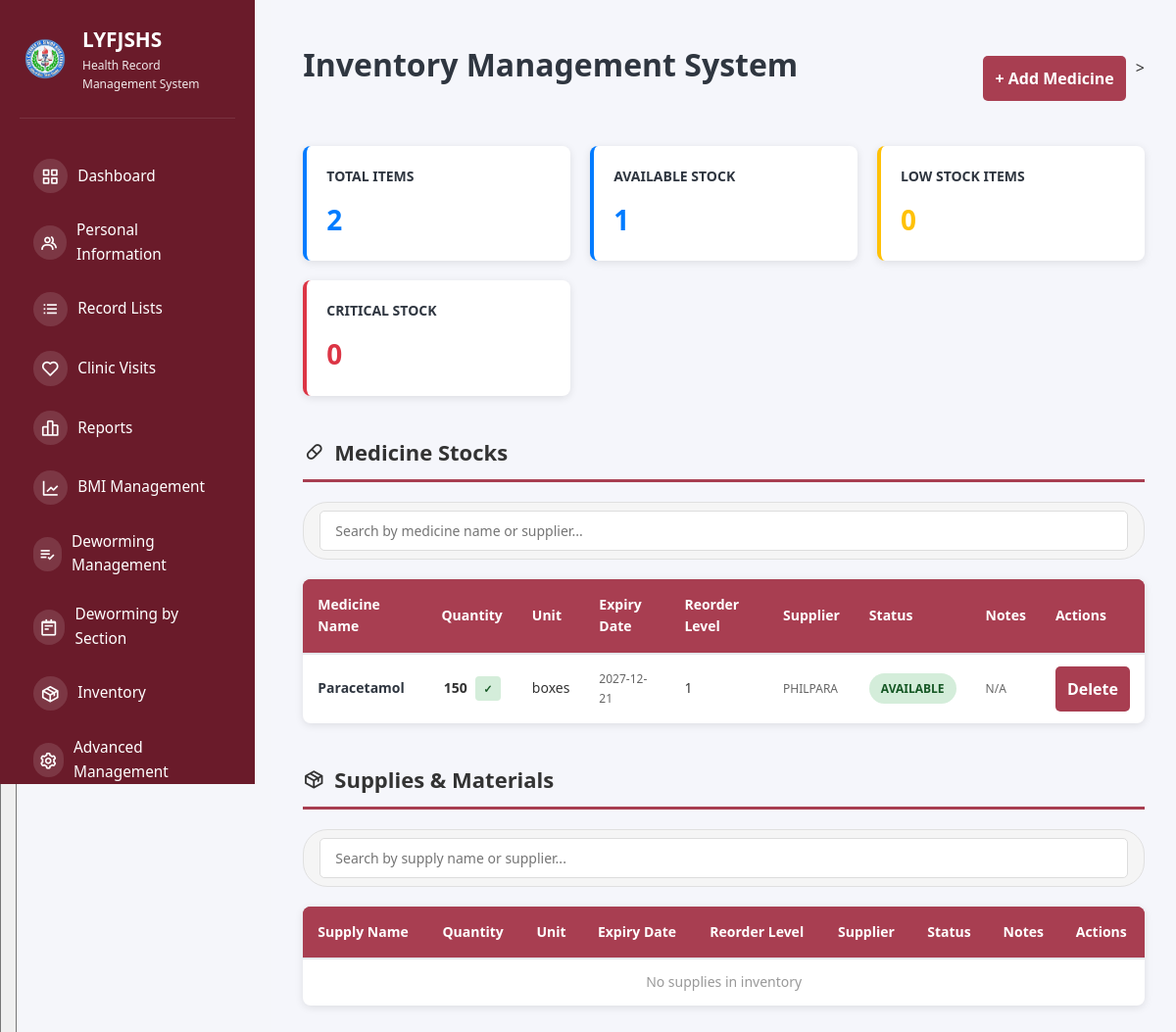
The page /inventory (signed in) on the database its author committed.
### tables this page shows
CREATE TABLE inventory (
                id INTEGER PRIMARY KEY AUTOINCREMENT,
                item_name TEXT NOT NULL,
                category TEXT,
                quantity INTEGER DEFAULT 0,
                unit TEXT,
                status TEXT DEFAULT 'available',
                expiry_date DATE,
                reorder_level INTEGER DEFAULT 5,
                supplier TEXT,
                notes TEXT,
                last_updated TIMESTAMP DEFAULT CURRENT_TIMESTAMP
            );

### src/app.py (the view)
@app.route("/inventory")
def inventory():
    if not session.get("logged_in"):
        return redirect(url_for("login"))
    db = get_db_connection()
    if not db:
        flash("Database connection error.", "danger")
        return redirect(url_for("dashboard"))
    try:
        cursor = db.cursor()
        cursor.execute("SELECT role FROM users WHERE id = ?", (session.get("user_id"),))
        user = cursor.fetchone()
        if user and safe_row_get(user, 'role') == 'class_advisor':
            db.close()
            flash("You don't have permission to access inventory.", "danger")
            return redirect(url_for("dashboard"))
        cursor.execute("SELECT * FROM inventory ORDER BY category, item_name")
        inventory_items = cursor.fetchall()
        db.close()
        response = render_template("admin/inventory.html", inventory=inventory_items)
        resp = Response(response)
        resp.headers['Cache-Control'] = 'no-store, no-cache, must-revalidate, max-age=0'
        resp.headers['Pragma'] = 'no-cache'
        resp.headers['Expires'] = '0'
        return resp
    except sqlite3.Error as e:
        flash(f"Error loading inventory: {str(e)}", "danger")
        if db:
            db.close()
        return redirect(url_for("dashboard"))

### src/app.py (called while the page is built)
@app.before_request
def check_user_status():
    if session.get("logged_in"):
        if request.endpoint in ['login', 'logout', 'register', 'pending_approval', 'static']:
            return
        if session.get("role") == "pending":
            return redirect(url_for("pending_approval"))
        db = get_db_connection()
        if db:
            try:
                cursor = db.cursor()
                cursor.execute("SELECT is_active FROM users WHERE id = ?", (session.get("user_id"),))
                user = cursor.fetchone()
                db.close()
                if not user or not safe_row_get(user, 'is_active', 1):
                    session.clear()
                    flash("Your account has been disabled. Please contact the administrator.", "danger")
                    return redirect(url_for("login"))
            except sqlite3.Error:
                db.close()

@app.context_processor
def inject_user():
    user = None
    if session.get("logged_in"):
        db = get_db_connection()
        if db:
            try:
                cursor = db.cursor()
                cursor.execute("SELECT * FROM users WHERE id = ?", (session.get("user_id"),))
                user = cursor.fetchone()
                db.close()
            except sqlite3.Error:
                pass
    return {'current_user': user, 'max': max, 'min': min, 'range': range}

def get_db_connection():
    try:
        conn = sqlite3.connect(DATABASE)
        conn.row_factory = sqlite3.Row  # This enables column access by name
        return conn
    except sqlite3.Error as e:
        print(f"Database connection error: {e}")
        return None

def safe_row_get(row, key, default=None):
    if row is None:
        return default
    try:
        return row[key]
    except (IndexError, KeyError):
        return default

### templates/admin/inventory.html (shortened to what this page needs)
{% extends "shared/base.html" %} {% block extra_css %}
<link
  rel="stylesheet"
  href="{{ url_for('static', filename='css/student_list.css') }}"
/>
{% endblock %} {% block content %}
<div class="inventory-header">
  <h1>Inventory Management System</h1>
  <div class="button-group">
    <button onclick="openAddMedicineModal()" class="btn">+ Add Medicine</button>
    >
  </div>
</div>
<div class="summary-cards">
  <div class="summary-card">
    <h3>Total Items</h3>
    <div class="count">0</div>
  </div>
  <div class="summary-card">
    <h3>Available Stock</h3>
    <div class="count">0</div>
  </div>
  <div class="summary-card warning">
    <h3>Low Stock Items</h3>
    <div class="count">0</div>
  </div>
  <div class="summary-card danger">
    <h3>Critical Stock</h3>
    <div class="count">0</div>
  </div>
</div>
<h2 class="section-title"><i class="bx bx-capsule"></i>Medicine Stocks</h2>
<div class="search-container">
  <div class="search-input-group">
    <input
      type="text"
      id="medicineSearch"
      class="search-input"
      placeholder="Search by medicine name or supplier..."
      onkeyup="filterMedicineTable()"
    />
  </div>
</div>
<table id="medicineTable" class="inventory-table">
  <thead>
    <tr>
      <th>Medicine Name</th>
      <th>Quantity</th>
      <th>Unit</th>
      <th>Expiry Date</th>
      <th>Reorder Level</th>
      <th>Supplier</th>
      <th>Status</th>
      <th>Notes</th>
      <th>Actions</th>
    </tr>
  </thead>
  <tbody>
    {% set medicines = inventory|selectattr('category', 'equalto',
    'Medicine')|list %} {% if medicines %} {% for item in medicines %}
    <tr>
      <td class="item-name">{{ item['item_name'] }}</td>
      <td class="quantity-cell">
        {{ item['quantity'] }} {% if item['quantity'] > item['reorder_level'] *
        2 %}
        <span class="quantity-badge quantity-high">✓</span>
        {% elif item['quantity'] > item['reorder_level'] %}
        <span class="quantity-badge quantity-medium">⚠</span>
        {% else %}
        <span class="quantity-badge quantity-low">⚠</span>
        {% endif %}
      </td>
      <td>{{ item['unit'] }}</td>
      <td class="expiry-date">
        {% if item['expiry_date'] %} {% if item['expiry_date'] < '2025-03-01' %}
        <span class="expiry-soon">{{ item['expiry_date'] }}</span>
        {% else %} {{ item['expiry_date'] }} {% endif %} {% else %} N/A {% endif
        %}
      </td>
      <td>{{ item['reorder_level'] }}</td>
      <td class="supplier-info">{{ item['supplier'] }}</td>
      <td>
        <span
          class="status-badge {% if item['status']=='available' %}status-available{% else %}status-unavailable{% endif %}"
        >
          {{ item['status']|upper }}
        </span>
      </td>
      <td class="notes-cell">{{ item['notes'] }}</td>
      <td class="action-cell">
        <button
          type="button"
          class="btn btn-sm btn-danger delete-btn"
          data-type="medicine"
          data-id="{{ item['id'] }}"
          data-name="{{ item['item_name'] }}"
        >
          Delete
        </button>
      </td>
    </tr>
    {% endfor %} {% else %}
    <tr>
      <td colspan="9" class="empty-state">
        <p>No medicine items in inventory</p>
      </td>
    </tr>
    {% endif %}
  </tbody>
</table>
{% set medicine_count = inventory|selectattr('category', 'equalto',
'Medicine')|list|length %}
<h2 class="section-title"><i class="bx bx-package"></i>Supplies & Materials</h2>
<div class="search-container">
  <div class="search-input-group">
    <input
      type="text"
      id="supplySearch"
      class="search-input"
      placeholder="Search by supply name or supplier..."
      onkeyup="filterSupplyTable()"
    />
  </div>
</div>
<table id="supplyTable" class="inventory-table">
  <thead>
    <tr>
      <th>Supply Name</th>
      <th>Quantity</th>
      <th>Unit</th>
      <th>Expiry Date</th>
      <th>Reorder Level</th>
      <th>Supplier</th>
      <th>Status</th>
      <th>Notes</th>
      <th>Actions</th>
    </tr>
  </thead>
  <tbody>
    {% set supplies = inventory|selectattr('category', 'equalto',
    'Supplies')|list %} {% if supplies %} {% for item in supplies %}
    <tr>
      <td class="item-name">{{ item['item_name'] }}</td>
      <td class="quantity-cell">
        {{ item['quantity'] }} {% if item['quantity'] > item['reorder_level'] *
        2 %}
        <span class="quantity-badge quantity-high">✓</span>
        {% elif item['quantity'] > item['reorder_level'] %}
        <span class="quantity-badge quantity-medium">⚠</span>
        {% else %}
        <span class="quantity-badge quantity-low">⚠</span>
        {% endif %}
      </td>
      <td>{{ item['unit'] }}</td>
      <td class="expiry-date">
        {% if item['expiry_date'] %} {% if item['expiry_date'] < '2025-03-01' %}
        <span class="expiry-soon">{{ item['expiry_date'] }}</span>
        {% else %} {{ item['expiry_date'] }} {% endif %} {% else %} N/A {% endif
        %}
      </td>
      <td>{{ item['reorder_level'] }}</td>
      <td class="supplier-info">{{ item['supplier'] }}</td>
      <td>
        <span
          class="status-badge {% if item['status']=='available' %}status-available{% else %}status-unavailable{% endif %}"
        >
          {{ item['status']|upper }}
        </span>
      </td>
      <td class="notes-cell">{{ item['notes'] }}</td>
      <td class="action-cell">
        <button
          type="button"
          class="btn btn-sm btn-danger delete-btn"
          data-type="supply"
          data-id="{{ item['id'] }}"
          data-name="{{ item['item_name'] }}"
        >
          Delete
        </button>
      </td>
    </tr>
    {% endfor %} {% else %}
    <tr>
      <td colspan="9" class="empty-state">
        <p>No supplies in inventory</p>
      </td>
    </tr>
    {% endif %}
  </tbody>
</table>
{% set supply_count = inventory|selectattr('category', 'equalto',
'Supplies')|list|length %}
{% endblock %}

### static/css/dashboard.css (style rules this page uses)
* { margin: 0; padding: 0; box-sizing: border-box; }
:root { --primary-color: #2bb0a1; --secondary-color: #8b2340; --danger-color: #dc2626; --success-color: #16a34a; --warning-color: #ea580c; --light-bg: #f8fafc; --white: #ffffff; --text-dark: #1f2937; --text-light: #6b7280; --border-color: #e5e7eb; --shadow: 0 1px 3px rgba(0, 0, 0, 0.1); --shadow-lg: 0 10px 15px -3px rgba(0, 0, 0, 0.1); }
body { font-family: -apple-system, BlinkMacSystemFont, "Segoe UI", Roboto, Oxygen, Ubuntu, Cantarell, sans-serif; background-color: var(--light-bg); color: var(--text-dark); line-height: 1.6; }
html, body { height: 100%; font-family: system-ui, -apple-system, BlinkMacSystemFont, "Segoe UI", Roboto, sans-serif; }
body { background: #f5f6fb; color: #111827; }
.main-content h1 { font-size: 2.2rem; margin-bottom: 1.75rem; color: #111827; font-weight: 700; }
table { width: 100%; border-collapse: collapse; font-size: 14px; }
table thead { background-color: #a83e51; border-bottom: 2px solid var(--border-color); }
table th { padding: 15px; text-align: left; font-weight: 600; color: white; }
table td { padding: 15px; border-bottom: 1px solid var(--border-color); }

### static/css/header.css (style rules this page uses)
.search-container { position: relative; display: flex; align-items: center; background: #f5f5f5; border: 1px solid #e0e0e0; border-radius: 25px; padding: 0.5rem 1rem; transition: all 0.3s ease; }

### static/css/student_list.css (style rules this page uses)
* { margin: 0; padding: 0; box-sizing: border-box; font-family: "Segoe UI", Tahoma, Geneva, Verdana, sans-serif; }
body { background-color: #f5f6fa; color: #333; }
button.btn { padding: 12px; background-color: #a83e51; color: #fff; border: none; border-radius: 5px; cursor: pointer; font-size: 1rem; transition: background 0.2s; }

### rows shown on the page
inventory: item_name "Paracetamol", quantity "150", unit "boxes", expiry_date "2027-12-21", reorder_level "1", supplier "PHILPARA", status "AVAILABLE", notes "N/A"
